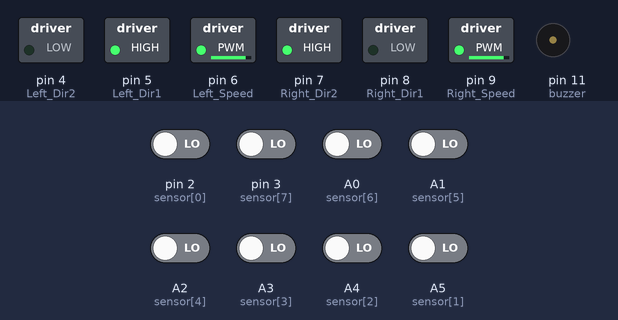
Bench run of a sketch on a simulated Arduino Uno, built with avr-gcc and run on an emulated ATmega328P. On the bench: switched loads named in the sketch (green lamp = pin HIGH), buzzer (waves = sounding, pin HIGH). The inputs (shaded band) are chosen by the test bench; at power-on: A0 (sensor[6]), A1 (sensor[5]), A2 (sensor[4]), A3 (sensor[3]), A4 (sensor[2]), A5 (sensor[1]), pin 2 (sensor[0]), pin 3 (sensor[7]) LOW.

Above: at 1.2 s.
1.3 s: pin 2 (sensor[0]) driven HIGH
At 1.6 s:
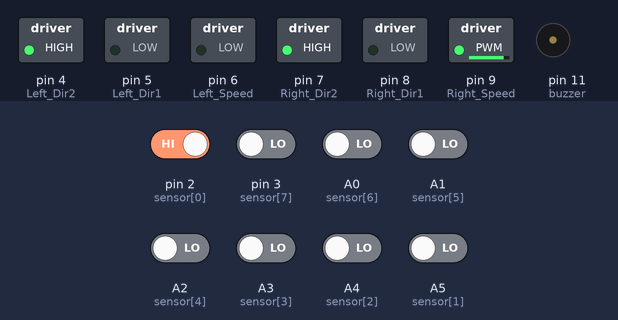
2.8 s: pin 3 (sensor[7]) driven HIGH
At 4.0 s:
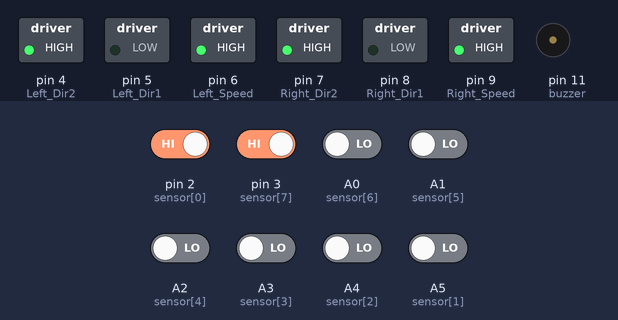
4.3 s: A0 (sensor[6]) driven HIGH
At 5.1 s:
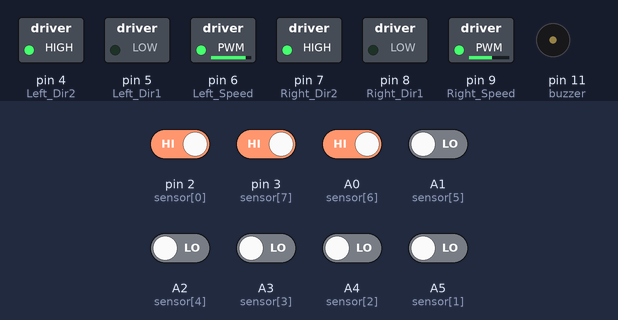
5.8 s: A1 (sensor[5]) driven HIGH
At 6.3 s:
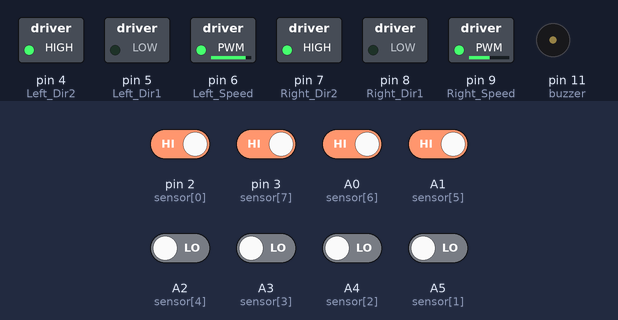
7.4 s: A4 (sensor[2]) driven HIGH
At 8.6 s:
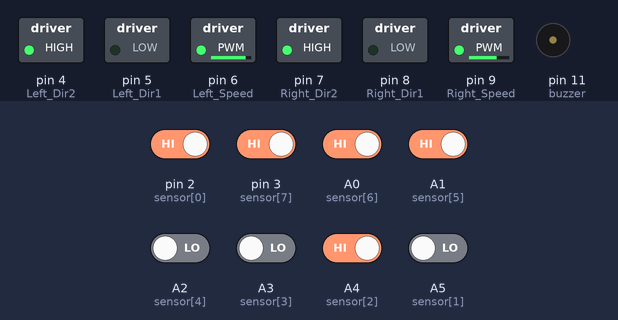
8.9 s: pin 2 (sensor[0]) driven LOW
At 9.8 s:
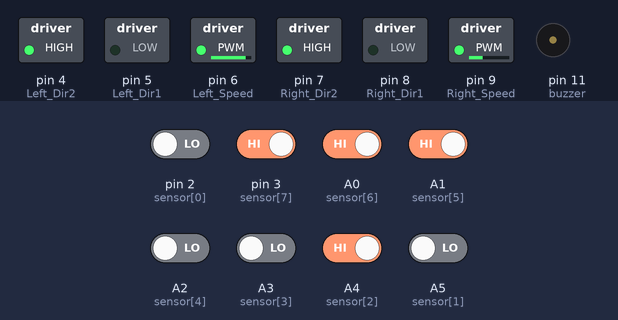
Timing chart, 0 to 11.4 s (numbered marks = the images above; inputs shaded):
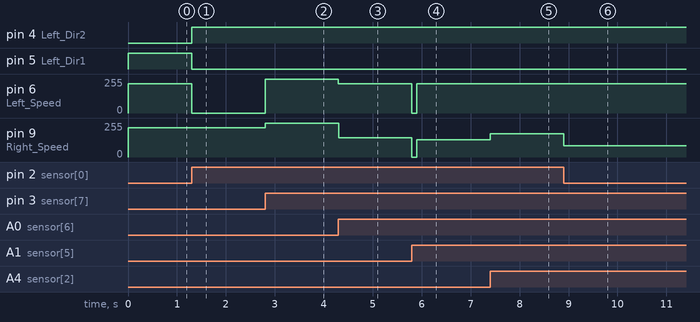

The sketch:

Turn_PID.ino
```cpp
#define Left_Dir1 5
#define Left_Dir2 4
#define Left_Speed 6
#define Right_Dir1 8
#define Right_Dir2 7
#define Right_Speed 9

#define buzzer 11

int sensor[8] = { 2,A5,A4,A3,A2,A1,A0,3 }; // Pin assignment

int sensorReading[8] = { 0 }; // Sensor reading array

float activeSensor = 0; // Count active sensors
float totalSensor = 0; // Total sensor readings
float avgSensor = 4.5; // Average sensor reading

float Kp = 90;
float Ki = 0;
float Kd = 180;

float error = 0;
float previousError = 0;
float totalError = 0;

float power = 0;

int PWM_Right, PWM_Left;


int ls=1;

int aw=0;
int ab=0;
int ff=0;
int c=0;
int tr=0;
int tl=0;
int t=1;

void setup()
{
  //Serial.begin(9600);

  pinMode(Left_Dir1, OUTPUT);
  pinMode(Left_Dir2, OUTPUT);
  pinMode(Left_Speed, OUTPUT);
  pinMode(Right_Dir1, OUTPUT);
  pinMode(Right_Dir2, OUTPUT);
  pinMode(Right_Speed, OUTPUT);

  pinMode(buzzer, OUTPUT);
  digitalWrite(buzzer, LOW);

  for(int i=0; i<8; i++) {
    pinMode(sensor[i], INPUT);
  }

  Stop();
  Go(220);
  Forward();
  //beep();

}

void loop()
{
   lineFollow();
}

void Left_Forward()
{
  digitalWrite(Left_Dir1, LOW);
  digitalWrite(Left_Dir2, HIGH);
}

void Left_Reverse()
{
  digitalWrite(Left_Dir1, HIGH);
  digitalWrite(Left_Dir2, LOW);
}

void Right_Forward()
{
  digitalWrite(Right_Dir1, LOW);
  digitalWrite(Right_Dir2, HIGH);
}

void Right_Reverse()
{
  digitalWrite(Right_Dir1, HIGH);
  digitalWrite(Right_Dir2, LOW);
}

void Go(int s)
{
  analogWrite(Right_Speed, s);
  analogWrite(Left_Speed, s);
}

void Forward()
{
  Left_Forward();
  Right_Forward();
}

void Reverse()
{
  Left_Reverse();
  Right_Reverse();
}

void Turn_Left()
{
  Right_Forward();
  Left_Reverse();
}

void Turn_Right()
{
  Right_Reverse();
  Left_Forward();
}

void Stop()
{
  analogWrite(Left_Speed,0);
  analogWrite(Right_Speed, 0);
}

/*void beep()
{
  digitalWrite(buzzer, HIGH);
  delay(200);
  digitalWrite(buzzer, LOW);
  delay(200);
  digitalWrite(buzzer, HIGH);
  delay(200);
  digitalWrite(buzzer, LOW);
  delay(200);
}*/

void PID_program()
{
    readSensor();
    if(aw==0&&ab==0&&tr==0&&tl==0){
    previousError = error; // save previous error for differential
    error = avgSensor - 4.5; // Count how much robot deviate from center
    totalError += error; // Accumulate error for integral

    power = (Kp*error) + (Kd*(error-previousError)) + (Ki*totalError);

    if( power>220 ) { power = 220.0; }
    if( power<-220.0 ) { power = -220.0; }

    if(power<0) // Turn left
    {
      PWM_Right = 220;
      PWM_Left = 220 - abs(int(power));
    }

    else // Turn right
    {
      PWM_Right = 220 - abs(int(power));
      PWM_Left = 220;
    }
    if(PWM_Right==PWM_Left)
    {
      PWM_Right=255;
      PWM_Left=255;
    }
    }
}

void lineFollow(void) {
   PID_program();
   if(aw==0&&ab==0&&tr==0&&tl==0){

   if(ff==0){
   Forward();
   ff=1;
   }

   analogWrite(Left_Speed, PWM_Left);
   analogWrite(Right_Speed, PWM_Right);
   }

   else if(aw==1)
   {
    aw=0;
    ff=0;
    Go(220);

    if(ls==1)
    Turn_Left();
    else
    Turn_Right();


   }
   else if(tr==1)
   {
    tr=0;
    ff=0;
    Stop();
    delay(100);
    Go(220);

     for(int i=0; i<8; i++)
    {
      sensorReading[i] = digitalRead(sensor[i]);
    }
    while(sensorReading[7]!=1)
    {
      Turn_Right();
      for(int i=0; i<8; i++)
    {
      sensorReading[i] = digitalRead(sensor[i]);
    }
    }
     while(sensorReading[5]!=1)
    {
      Turn_Right();
      for(int i=0; i<8; i++)
    {
      sensorReading[i] = digitalRead(sensor[i]);
    }
    }
   }
   else if(tl==1)
   {
   tl=0;
    ff=0;
    Stop();
    delay(100);
    Go(220);

     for(int i=0; i<8; i++)
    {
      sensorReading[i] = digitalRead(sensor[i]);
    }
    while(sensorReading[0]!=1)
    {
      Turn_Left();
      for(int i=0; i<8; i++)
    {
      sensorReading[i] = digitalRead(sensor[i]);
    }
    }
     while(sensorReading[4]!=1)
    {
      Turn_Left();
      for(int i=0; i<8; i++)
    {
      sensorReading[i] = digitalRead(sensor[i]);
    }
    }
   }
   else if(ab==1)
   {
    ab=0;
    ff=0;
    Stop();
    delay(100);
    ls=t;

   }
}

void readSensor(void) {
  for(int i=0; i<8; i++)
    {
      sensorReading[i] = digitalRead(sensor[i]);
      if(sensorReading[i]==1) { activeSensor+=1; }
      totalSensor += sensorReading[i] * (i+1);
    }


 if(sensorReading[0]==1)
    ls=1;
    else if(sensorReading[7]==1)
    ls=2;
    if(activeSensor==8)
    {
      ab=1;
    }
    if(sensorReading[0]==1&&sensorReading[1]==1&&sensorReading[2]==1&&c==0)
    {
      c=1;
      tl=1;
      t=1;
    }
    if(sensorReading[5]==1&&sensorReading[6]==1&&sensorReading[7]==1&&c==0)
    {
      c=1;
      tr=1;
      t=2;
    }
    if(activeSensor==0)
    {
      aw=1;
    }

    else
    {
    avgSensor = totalSensor/activeSensor;
    activeSensor = 0; totalSensor = 0;
    }

}

/*void testSensor(void) {
   for(int i=0; i<8; i++) {
    Serial.print(digitalRead(sensor[i]));
  }
  Serial.println("");
  delay(2000);
}*/
```

Measured:
- after the input at 1.3 s, pin 4 (Left_Dir2): LOW → HIGH at once; pin 5 (Left_Dir1): HIGH → LOW at once; pin 6 (Left_Speed): 220/255 → 0/255 at once
- after the input at 2.8 s, pin 6 (Left_Speed): 0/255 → 255/255 at once; pin 9 (Right_Speed): 220/255 → 255/255 at once
- after the input at 4.3 s, pin 6 (Left_Speed): 255/255 → 220/255 at once; pin 9 (Right_Speed): 255/255 → 145/255 at once
- after the input at 5.8 s, pin 6 (Left_Speed): 220/255 → 0/255 at once, → 220/255 0.10 s later; pin 9 (Right_Speed): 145/255 → 0/255 at once, → 130/255 0.10 s later
- after the input at 7.4 s, pin 9 (Right_Speed): 130/255 → 175/255 at once
- after the input at 8.9 s, pin 9 (Right_Speed): 175/255 → 85/255 at once
